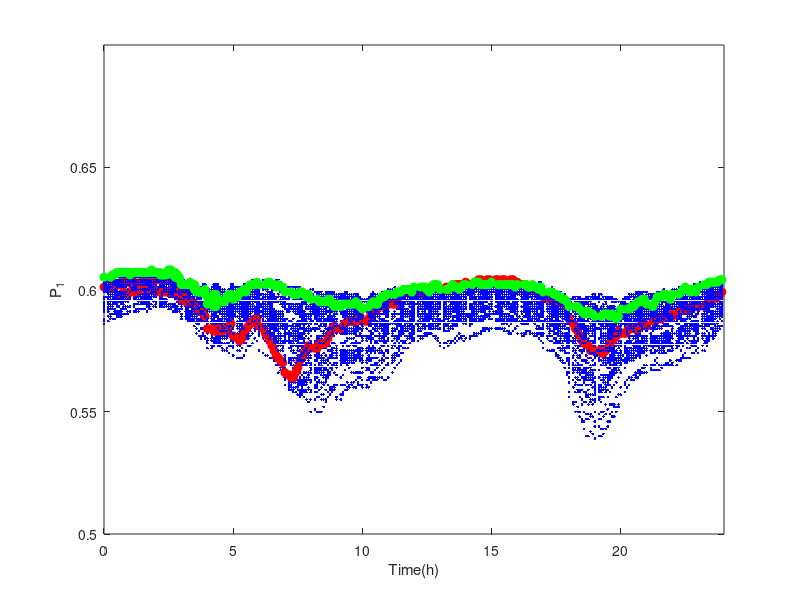
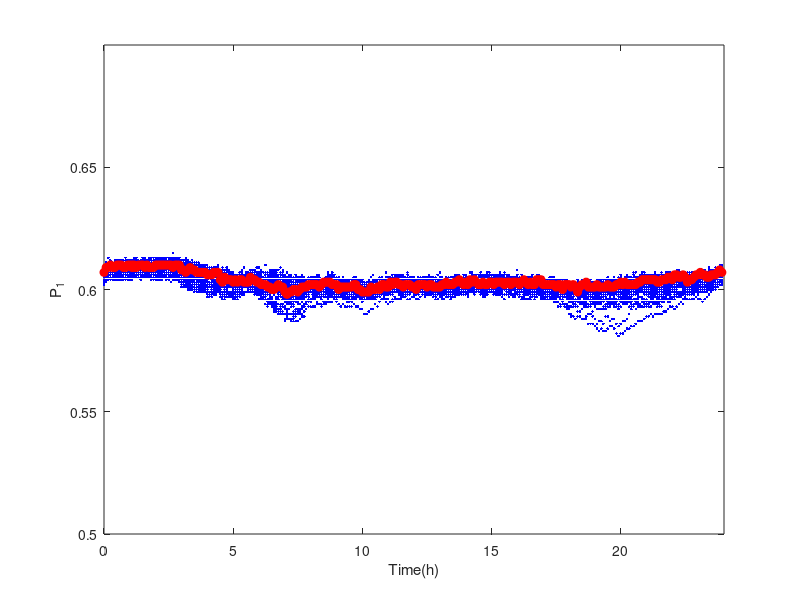
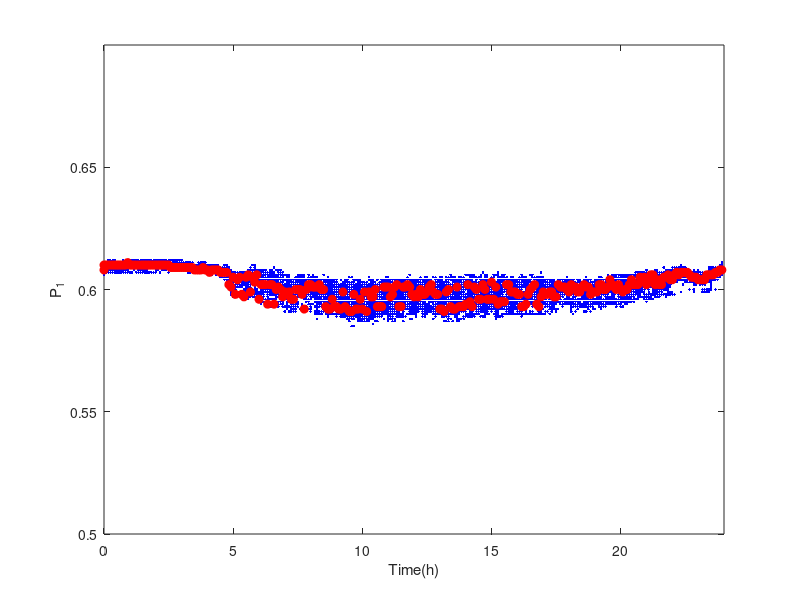
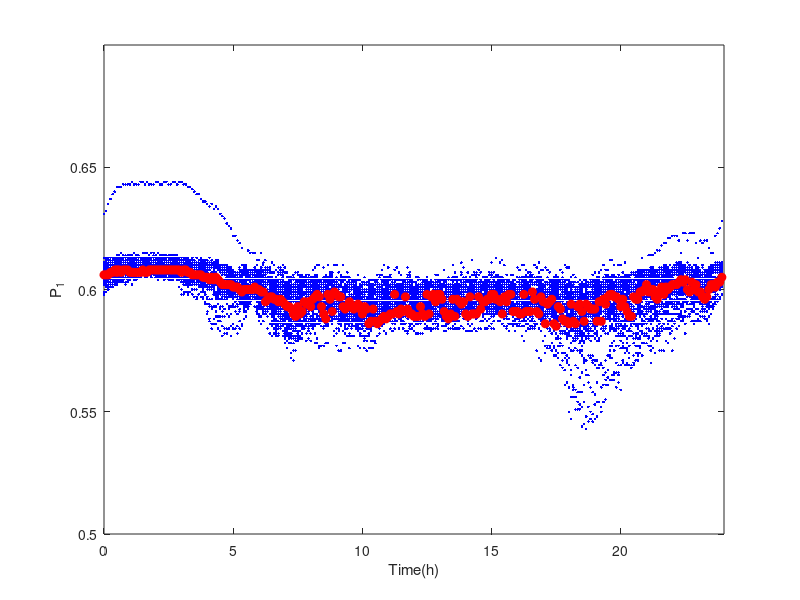

Recreate these plots in MATLAB, in order.

close all
clear all

















%%%%
%%%%
%%%%
%%
load('2015_Dataset1.mat')
%duration: 2015.10.2 0AM to 2015.12.26
%288 data points per day

indexEvent1 = [7395:7395+288];%??? ??: 11? 2? 
indexEvent2 = [8671:8671+288];%??? ??: 11? 26? 

normal1=1:indexEvent1(1);
normal2=indexEvent1(end)+1:indexEvent2(1)-1;
normal3=indexEvent2(end)+1:length(t);

figure(1);hold
plot(t(normal1)*24,p1(normal1),'.b')
plot(t(normal2)*24,p1(normal2),'.b')
plot(t(indexEvent1)*24,p1(indexEvent1),'or','Markerfacecolor','r')
plot(t(normal3)*24,p1(normal3),'.b')
plot(t(indexEvent2)*24,p1(indexEvent2),'og','Markerfacecolor','g')
ylabel('P_1')
xlabel('Time(h)')
xlim([0,24])
box on

ylim([.5,.7])



%%
load('2015_Dataset2.mat')
%duration: 2015.10.2 0AM to 2015.12.26
%288 data points per day
indexEvent1=[8625:8626+288];
normal1=1:indexEvent1(1);
normal2=indexEvent1(end)+1:length(t);

figure(2);hold
plot(t(normal1)*24,p1(normal1),'.b')
plot(t(normal2)*24,p1(normal2),'.b')
plot(t(indexEvent1)*24,p1(indexEvent1),'or','Markerfacecolor','r')
ylabel('P_1')
xlabel('Time(h)')
xlim([0,24])
box on
ylim([.5,.7])


%%
load('2015_Dataset3.mat')
%duration: 2015.10.2 0AM to 2015.12.26
%288 data points per day
indexEvent1=[8646-6:8646-6+288];
normal1=1:indexEvent1(1);
normal2=indexEvent1(end)+1:length(t);

figure(3);hold
plot(t(normal1)*24,p1(normal1),'.b')
plot(t(normal2)*24,p1(normal2),'.b')
plot(t(indexEvent1)*24,p1(indexEvent1),'or','Markerfacecolor','r')
ylabel('P_1')
xlabel('Time(h)')
xlim([0,24])
box on
ylim([.5,.7])



%%
load('2015_Dataset4.mat')
%duration: 2015.10.2 0AM to 2015.12.26
%288 data points per day
indexEvent1=[8647:8647+288];
normal1=1:indexEvent1(1);
normal2=indexEvent1(end)+1:length(t);

figure(4);hold
plot(t(normal1)*24,p1(normal1),'.b')
plot(t(normal2)*24,p1(normal2),'.b')
plot(t(indexEvent1)*24,p1(indexEvent1),'or','Markerfacecolor','r')
ylabel('P_1')
xlabel('Time(h)')
xlim([0,24])
box on
ylim([.5,.7])




%%
load('2015_Dataset5.mat')
%duration: 2015.10.2 0AM to 2015.12.26
%288 data points per day
indexEvent1=[8934:8934+288];
normal1=1:indexEvent1(1);
normal2=indexEvent1(end)+1:length(t);

figure(5);hold
plot(t(normal1)*24,p1(normal1),'.b')
plot(t(normal2)*24,p1(normal2),'.b')
plot(t(indexEvent1)*24,p1(indexEvent1),'or','Markerfacecolor','r')
ylabel('P_1')
xlabel('Time(h)')
xlim([0,24])
box on
ylim([.29,.3])


%%
load('2015_Dataset6.mat')
%duration: 2015.10.2 0AM to 2015.12.26
%288 data points per day


indexEvent1 = [8929:8929+288];%??? ??: 11? 2? 
indexEvent2 = [15388:15388+288];%??? ??: 11? 26? 

normal1=1:indexEvent1(1);
normal2=indexEvent1(end)+1:indexEvent2(1)-1;
normal3=indexEvent2(end)+1:length(t);


figure(6);hold
plot(t(normal1)*24,p1(normal1),'.b')
plot(t(normal2)*24,p1(normal2),'.b')
plot(t(indexEvent1)*24,p1(indexEvent1),'or','Markerfacecolor','r')
plot(t(normal3)*24,p1(normal3),'.b')
plot(t(indexEvent2)*24,p1(indexEvent2),'og','Markerfacecolor','g')
ylabel('P_1')
xlabel('Time(h)')
xlim([0,24])
box on
ylim([.5,.7])




%%%
%%%
%%


%%
load('2015_Dataset1.mat')
%duration: 2015.10.2 0AM to 2015.12.26
%288 data points per day

indexEvent1 = [7395:7395+288];%??? ??: 11? 2? 
indexEvent2 = [8671:8671+288];%??? ??: 11? 26? 

normal1=1:indexEvent1(1);
normal2=indexEvent1(end)+1:indexEvent2(1)-1;
normal3=indexEvent2(end)+1:length(t);

figure(11);hold
plot(t(normal1)*24,p2(normal1),'.b')
plot(t(normal2)*24,p2(normal2),'.b')
plot(t(indexEvent1)*24,p2(indexEvent1),'or','Markerfacecolor','r')
plot(t(normal3)*24,p2(normal3),'.b')
plot(t(indexEvent2)*24,p2(indexEvent2),'og','Markerfacecolor','g')
xlim([0,24])
xlabel('Time(h)')
ylabel('P_2')
ylim([1,3.5])
box on

%%
load('2015_Dataset2.mat')
%duration: 2015.10.2 0AM to 2015.12.26
%288 data points per day
indexEvent1=[8625:8626+288];
normal1=1:indexEvent1(1);
normal2=indexEvent1(end)+1:length(t);

figure(12);hold
plot(t(normal1)*24,p2(normal1),'.b')
plot(t(normal2)*24,p2(normal2),'.b')
plot(t(indexEvent1)*24,p2(indexEvent1),'or','Markerfacecolor','r')
xlim([0,24])
xlabel('Time(h)')
ylabel('P_2')
ylim([1,3.5])
box on


%%
load('2015_Dataset3.mat')
%duration: 2015.10.2 0AM to 2015.12.26
%288 data points per day
indexEvent1=[8646:8646+288];
normal1=1:indexEvent1(1);
normal2=indexEvent1(end)+1:length(t);

figure(13);hold
plot(t(normal1)*24,p2(normal1),'.b')
plot(t(normal2)*24,p2(normal2),'.b')
plot(t(indexEvent1)*24,p2(indexEvent1),'or','Markerfacecolor','r')
xlim([0,24])
xlabel('Time(h)')
ylabel('P_2')
ylim([1,3.5])
box on



%%
load('2015_Dataset4.mat')
%duration: 2015.10.2 0AM to 2015.12.26
%288 data points per day
indexEvent1=[8647:8647+288];
normal1=1:indexEvent1(1);
normal2=indexEvent1(end)+1:length(t);

figure(14);hold
plot(t(normal1)*24,p2(normal1),'.b')
plot(t(normal2)*24,p2(normal2),'.b')
plot(t(indexEvent1)*24,p2(indexEvent1),'or','Markerfacecolor','r')
xlim([0,24])
xlabel('Time(h)')
ylabel('P_2')
ylim([1,3.5])
box on




%%
load('2015_Dataset5.mat')
%duration: 2015.10.2 0AM to 2015.12.26
%288 data points per day
indexEvent1=[8934:8934+288];
normal1=1:indexEvent1(1);
normal2=indexEvent1(end)+1:length(t);

figure(15);hold
plot(t(normal1)*24,p2(normal1),'.b')
plot(t(normal2)*24,p2(normal2),'.b')
plot(t(indexEvent1)*24,p2(indexEvent1),'or','Markerfacecolor','r')
xlim([0,24])
xlabel('Time(h)')
ylabel('P_2')
ylim([1,3.5])
box on


%%
load('2015_Dataset6.mat')
%duration: 2015.10.2 0AM to 2015.12.26
%288 data points per day


indexEvent1 = [8829:8829+288];%??? ??: 11? 2? 
indexEvent2 = [15388:15388+288];%??? ??: 11? 26? 

normal1=1:indexEvent1(1);
normal2=indexEvent1(end)+1:indexEvent2(1)-1;
normal3=indexEvent2(end)+1:length(t);


figure(16);hold
plot(t(normal1)*24,p2(normal1),'.b')
plot(t(normal2)*24,p2(normal2),'.b')
plot(t(indexEvent1)*24,p2(indexEvent1),'or','Markerfacecolor','r')
plot(t(normal3)*24,p2(normal3),'.b')
plot(t(indexEvent2)*24,p2(indexEvent2),'og','Markerfacecolor','g')
xlim([0,24])
xlabel('Time(h)')
ylabel('P_2')
ylim([1,3.5])
box on









